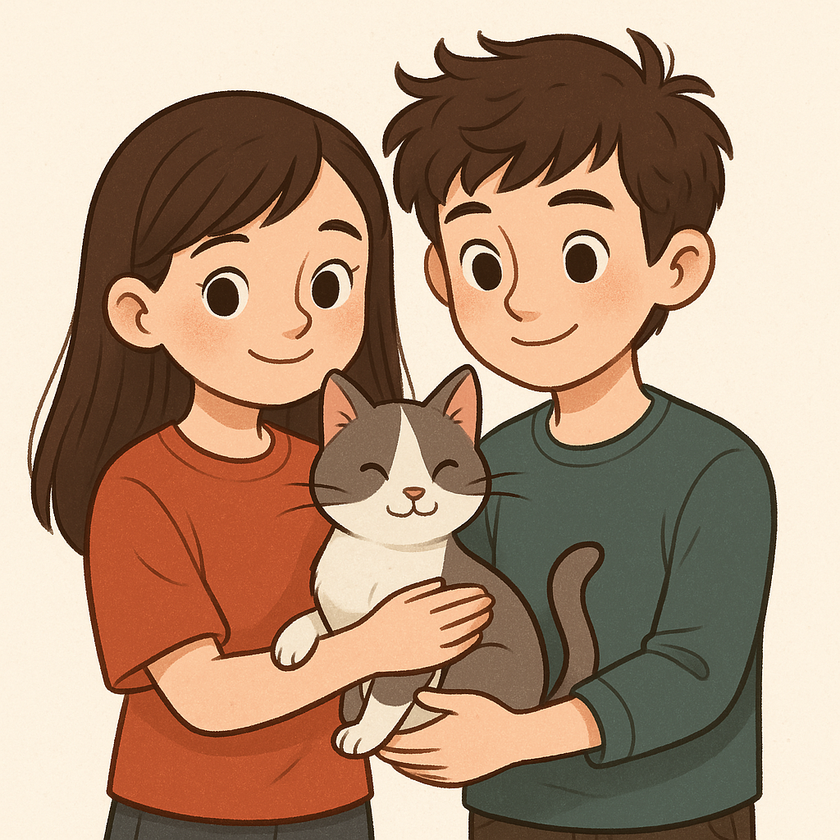
#> input picture phase2/ChatGPT Image Mar 29, 2025 at 01_22_43 PM.png, 840 x 840 px, shrunk from 1024 x 1024 before the run, found by its file name
$ python fliped.py
#> lines starting #> are read from the running program, lines starting #| are printed output that depends on the picture
import cv2

image = cv2.imread("/Users/aditi/Desktop/opencv/phase2/ChatGPT Image Mar 29, 2025 at 01_22_43 PM.png")
#> image is the input picture: shape (840, 840, 3); mean B, G, R 125.3, 148.8, 178

if image is None:
    print("Image not found")
else:
    print("Image load successfully")
    flip_hor = cv2.flip(image,1)
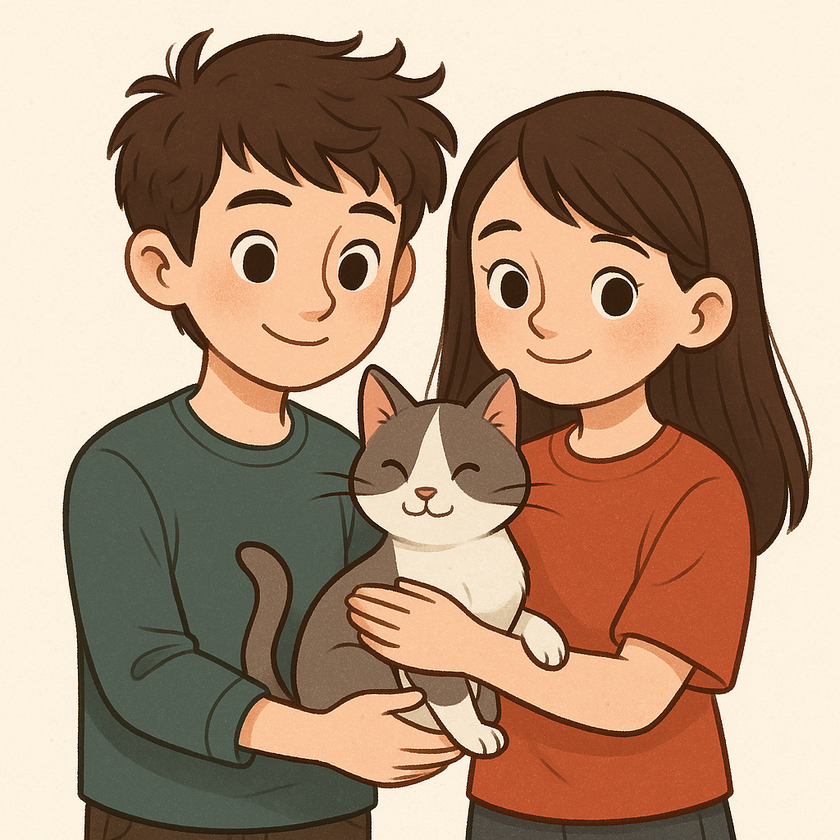
#> flip_hor: shape (840, 840, 3); mean B, G, R 125.3, 148.8, 178
    flip_ver = cv2.flip(image,0)
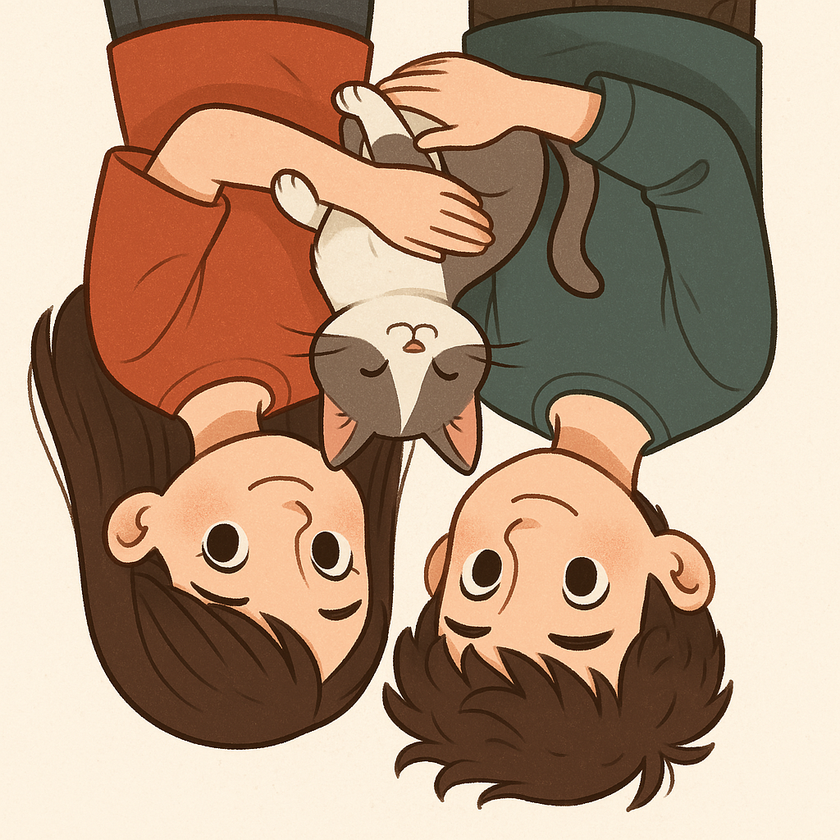
#> flip_ver: shape (840, 840, 3); mean B, G, R 125.3, 148.8, 178
    flip_both = cv2.flip(image,-1)
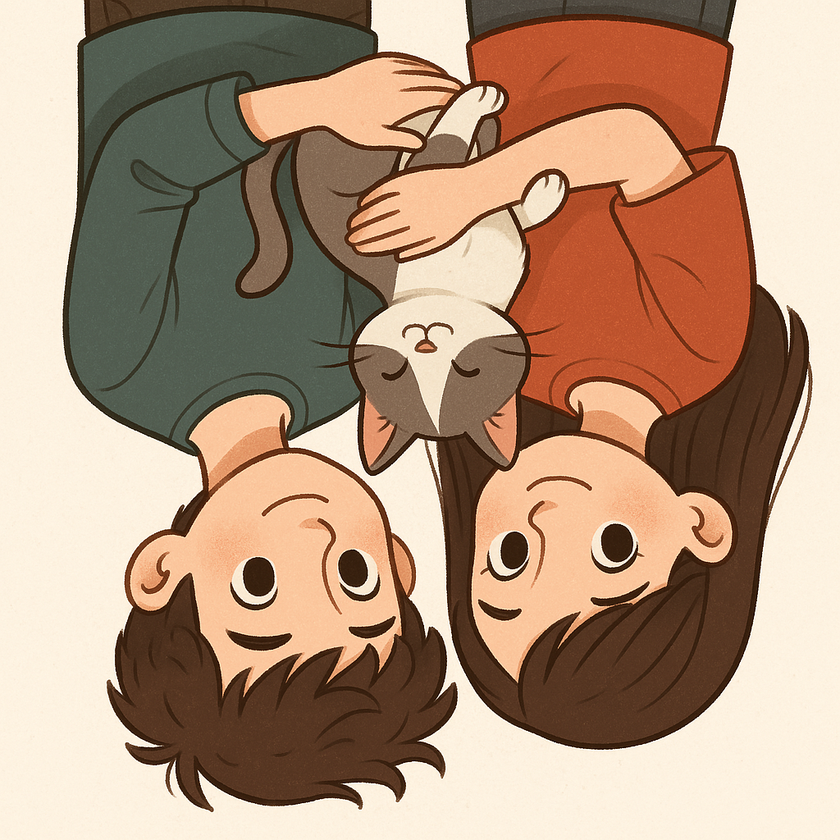
#> flip_both: shape (840, 840, 3); mean B, G, R 125.3, 148.8, 178
    cv2.imshow("orignal_image", image)
    cv2.imshow("horizontal",flip_hor)
    cv2.imshow("both",flip_both)
    cv2.imshow("vertical",flip_ver)
    cv2.waitKey(0)
    cv2.destroyAllWindows()
